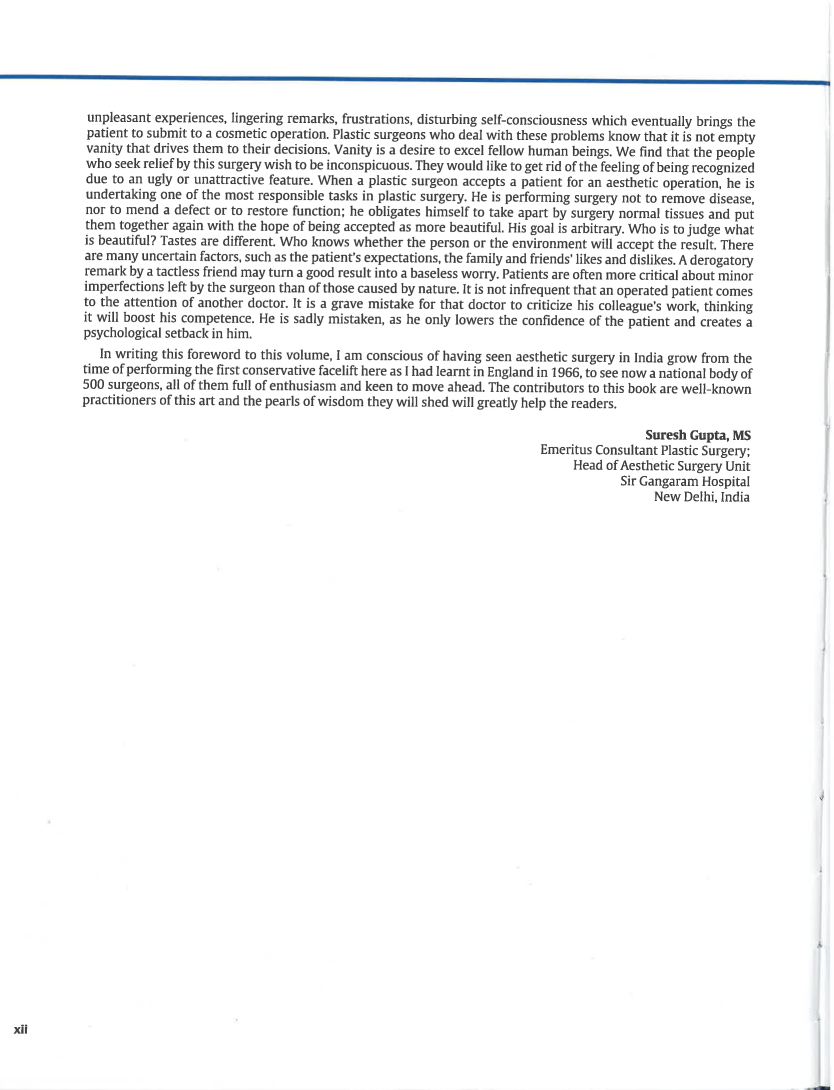
#> input picture images/page-11.png, 2502 x 3270 px, given in place of page-47.png, which was not available (shown at 1/3 size)
$ jupyter execute --allow-errors read.ipynb   (older library calls are emulated)
#> lines starting #> are read from the running program, lines starting #| are printed output that depends on the picture; after the words box and inside, x2 and y2 are one past the last pixel; in counts of white or black regions, pixels touching at a corner belong together; pictures that were not available may be replaced by others from this repository, and a replacement may not be noted
[cell 1]
import fitz
import io
from PIL import Image

[cell 2]
file = "./Textbook of Plastic, Reconstructive, and Aesthetic Surgery -- Karoon Agrawal, Kuldeep Singh, Lokesh Kumar -- VI, 2021 -- Thieme .pdf"

#> (a cell that did not finish here is left out)

#> (a cell that did not finish here is left out)

[cell 5]
import sys, fitz  # import the bindings
file = "./pdf.pdf"
#> (the rest of this cell did not finish here and is left out)

[cell 6]
import easyocr

#> (the rest of this cell did not finish here and is left out)

[cell 7]
# import the necessary packages
from sklearn.cluster import AgglomerativeClustering
from matplotlib import pyplot as plt
from pytesseract import Output
from tabulate import tabulate
import pandas as pd
import numpy as np
import pytesseract
import argparse
import imutils
import cv2

[cell 8]
def plt_imshow(title, image):
	# convert the image frame BGR to RGB color space and display it
	image = cv2.cvtColor(image, cv2.COLOR_BGR2RGB)
	plt.imshow(image)
	plt.title(title)
	plt.grid(False)
	plt.show()

[cell 9]
args = {
	"image": "images/page-47.png",
	"output": "results.csv",
	"min_conf": 0,
	"dist_thresh": 25.0,
	"min_size": 2,
}

[cell 10]
# set a seed for our random number generator
np.random.seed(42)

# load the input image and convert it to grayscale
image = cv2.imread(args["image"])
#> image is the input picture: shape (3270, 2502, 3); mean B, G, R 245.4, 245.1, 244.9
gray = cv2.cvtColor(image, cv2.COLOR_BGR2GRAY)

[cell 11]
# initialize a rectangular kernel that is ~5x wider than it is tall,
# then smooth the image using a 3x3 Gaussian blur and then apply a
# blackhat morpholigical operator to find dark regions on a light background
kernel = cv2.getStructuringElement(cv2.MORPH_RECT, (51, 11))
gray = cv2.GaussianBlur(gray, (3, 3), 0)
blackhat = cv2.morphologyEx(gray, cv2.MORPH_BLACKHAT, kernel)

# compute the Scharr gradient of the blackhat image and scale the result into the range [0, 255]
grad = cv2.Sobel(blackhat, ddepth=cv2.CV_32F, dx=1, dy=0, ksize=-1)
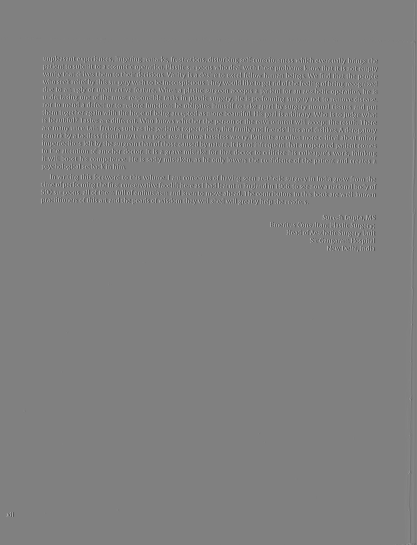
#> grad: shape (3270, 2502) float32 (shown at 1/6 size); min -2749, max 2717, mean 0; drawn with min black and max white
grad = np.absolute(grad)
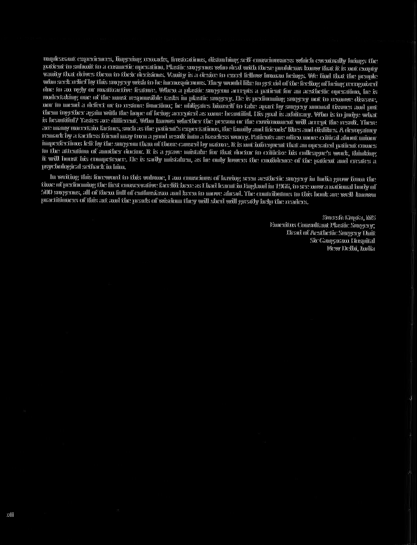
#> grad: shape (3270, 2502) float32 (shown at 1/6 size); min 0, max 2749, mean 90.8; drawn with min black and max white
(minVal, maxVal) = (np.min(grad), np.max(grad))
#> minVal = 0; maxVal = 2749
grad = (grad - minVal) / (maxVal - minVal)
grad = (grad * 255).astype("uint8")

# apply a closing operation using the rectangular kernel to close gaps in between characters,
#apply Otsu's thresholding method, and finally a dilation operation to enlarge foreground regions
grad = cv2.morphologyEx(grad, cv2.MORPH_CLOSE, kernel)
thresh = cv2.threshold(grad, 0, 255,
	cv2.THRESH_BINARY | cv2.THRESH_OTSU)[1]
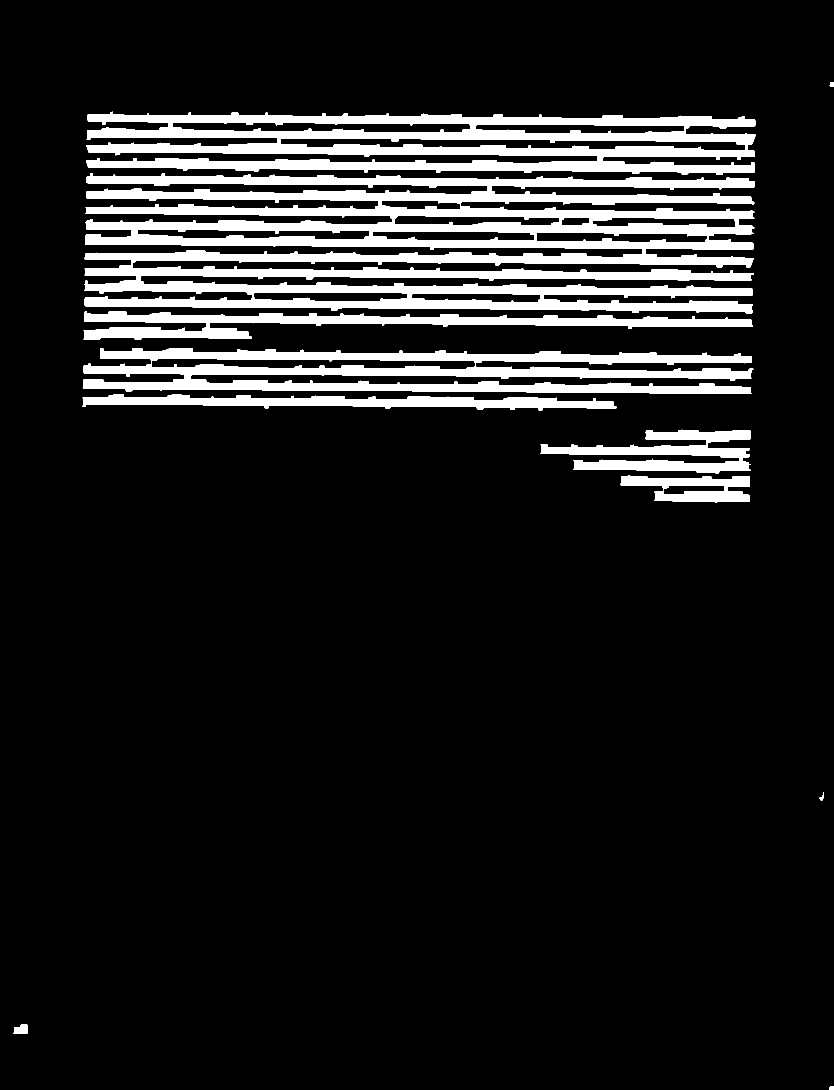
#> thresh: shape (3270, 2502) (shown at 1/3 size); 11.4% white; 11 white regions, largest, box (x1, y1, x2, y2) and area: (252, 520, 2263, 941) 431567, (258, 335, 2267, 524) 196971, (248, 1046, 2260, 1182) 142558
thresh = cv2.dilate(thresh, None, iterations=3)
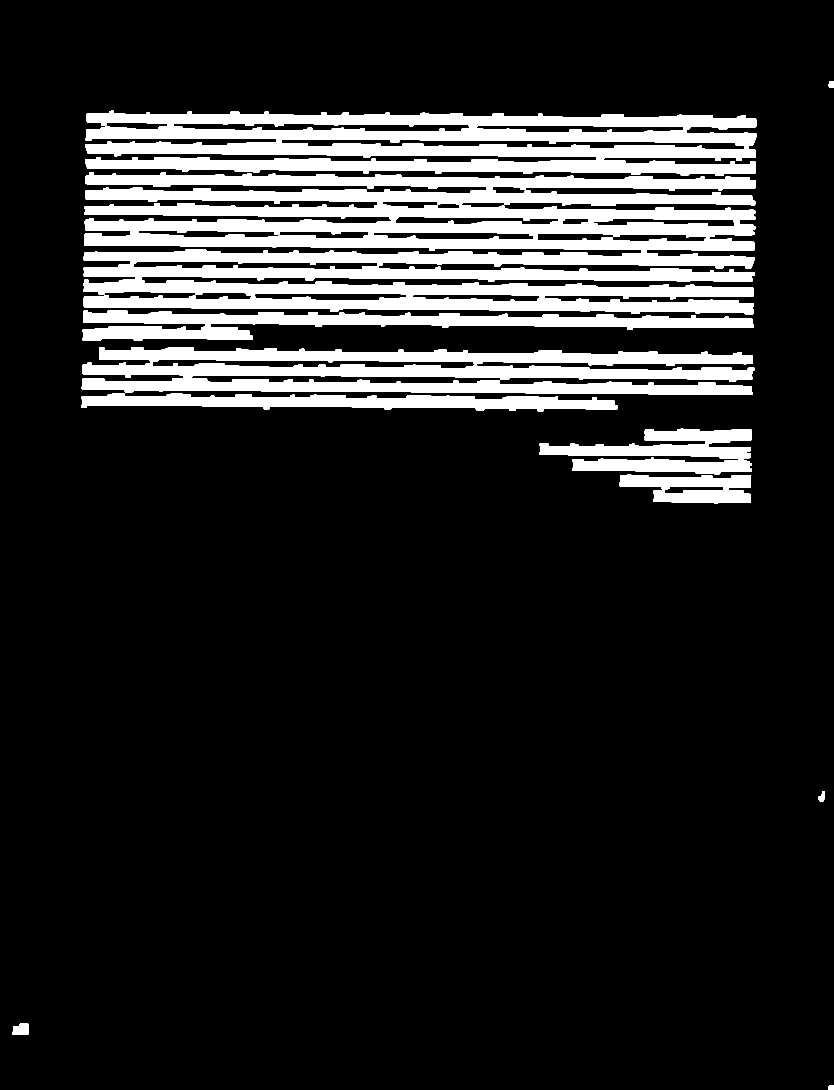
#> thresh: shape (3270, 2502) (shown at 1/3 size); 14.5% white; 11 white regions, largest, box (x1, y1, x2, y2) and area: (249, 517, 2266, 944) 549899, (255, 332, 2270, 527) 249543, (245, 1043, 2263, 1185) 181666
plt_imshow("Thresh", thresh)

[cell 12]
# find contours in the thresholded image and grab the largest one,
# which we will assume is the stats table
cnts = cv2.findContours(thresh.copy(), cv2.RETR_EXTERNAL, cv2.CHAIN_APPROX_SIMPLE)
#> cnts = 11 contours; largest, box (x1, y1, x2, y2) and area: (249, 517, 2266, 944) 592195, (255, 332, 2270, 527) 288024, (245, 1043, 2263, 1185) 191384, (248, 931, 2261, 1023) 75254, (244, 1180, 1853, 1234) 49000
cnts = imutils.grab_contours(cnts)
tableCnt = max(cnts, key=cv2.contourArea)
#> tableCnt = contour of 1857 points, box (x1, y1, x2, y2) (249, 517, 2266, 944), area 592195

# compute the bounding box coordinates of the stats table and extract
# the table from the input image
(x, y, w, h) = cv2.boundingRect(tableCnt)
#> x = 249; y = 517; w = 2017; h = 427
table = image[y:y + h, x:x + w]
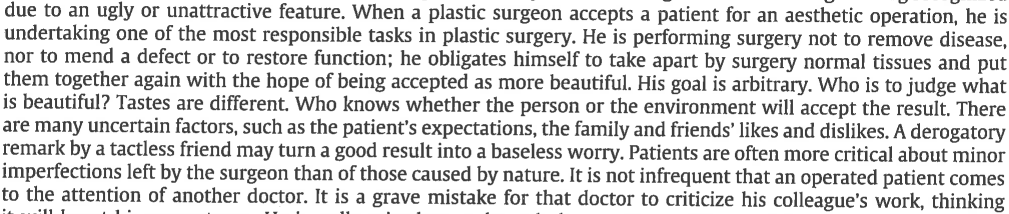
#> table: shape (427, 2017, 3) (shown at 1/2 size); min 61, max 255, mean 215.4

# show the original input image and extracted table to our screen
plt_imshow("Input", image)
plt_imshow("Table", table)

[cell 13]
# Set the PSM mode to detect sparse text, and then localize text in the table
options = "--psm 6"
#> (the rest of this cell did not finish here and is left out)

#> (a cell that did not finish here is left out)

[cell 15]
# Initialize our list of sorted clusters
sortedClusters = []

# loop over all clusters
#> (the rest of this cell did not finish here and is left out)

[cell 16]
# loop over the clusters again, this time in sorted order
for (l, _) in sortedClusters:
	# extract the indexes for the coordinates belonging to the
	# current cluster
	idxs = np.where(clustering.labels_ == l)[0]

	# extract the y-coordinates from the elements in the current
	# cluster, then sort them from top-to-bottom
	yCoords = [coords[i][1] for i in idxs]
	sortedIdxs = idxs[np.argsort(yCoords)]

	# generate a random color for the cluster
	color = np.random.randint(0, 255, size=(3,), dtype="int")
	color = [int(c) for c in color]

	# loop over the sorted indexes
	for i in sortedIdxs:
		# extract the text bounding box coordinates and draw the
		# bounding box surrounding the current element
		(x, y, w, h) = coords[i]
		cv2.rectangle(table, (x, y), (x + w, y + h), color, 2)

	# extract the OCR'd text for the current column, then construct
	# a data frame for the data where the first entry in our column
	# serves as the header
	cols = [ocrText[i].strip() for i in sortedIdxs]
	currentDF = pd.DataFrame({cols[0]: cols[1:]})

	# concatenate *original* data frame with the *current* data
	# frame (we do this to handle columns that may have a varying
	# number of rows)
	df = pd.concat([df, currentDF], axis=1)

$ run again, on images/page-12.png
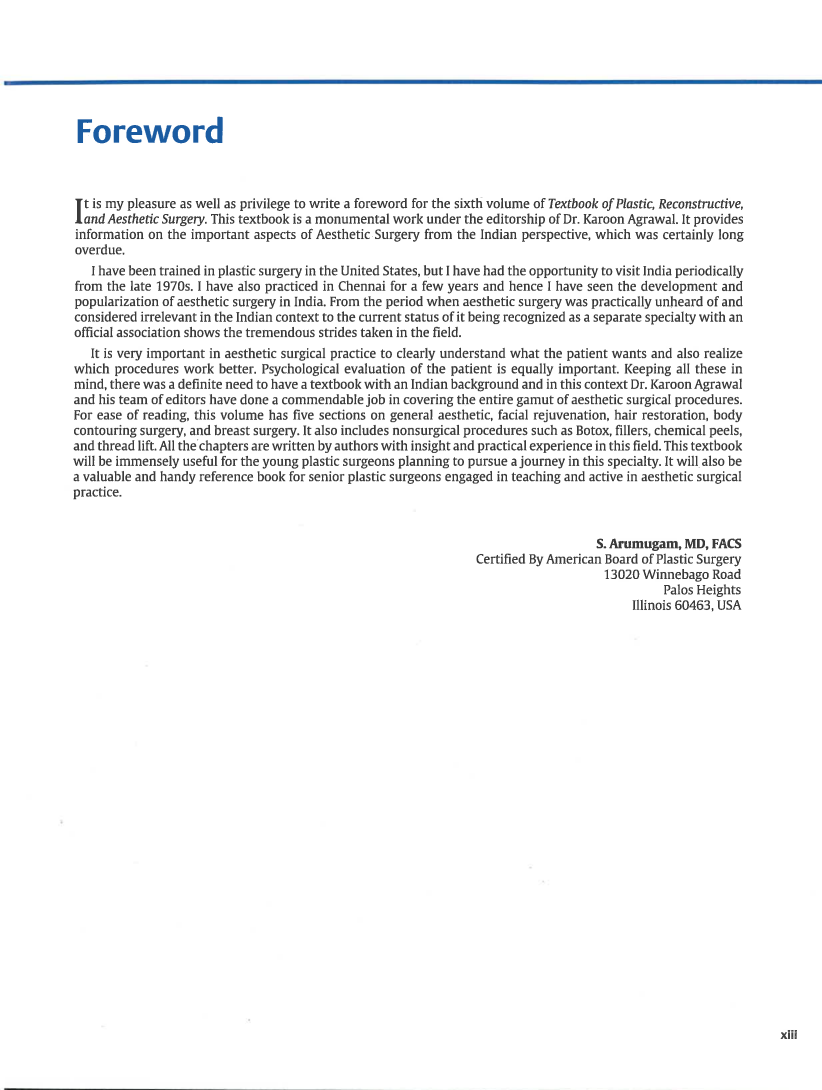
#> input picture images/page-12.png, 2464 x 3270 px, given in place of page-47.png, which was not available (shown at 1/3 size)
#> image is the input picture: shape (3270, 2464, 3); mean B, G, R 245.7, 245.3, 245
#> minVal = 0; maxVal = 2368
#> `thresh = cv2.dilate(thresh, None, iterations=3)`:
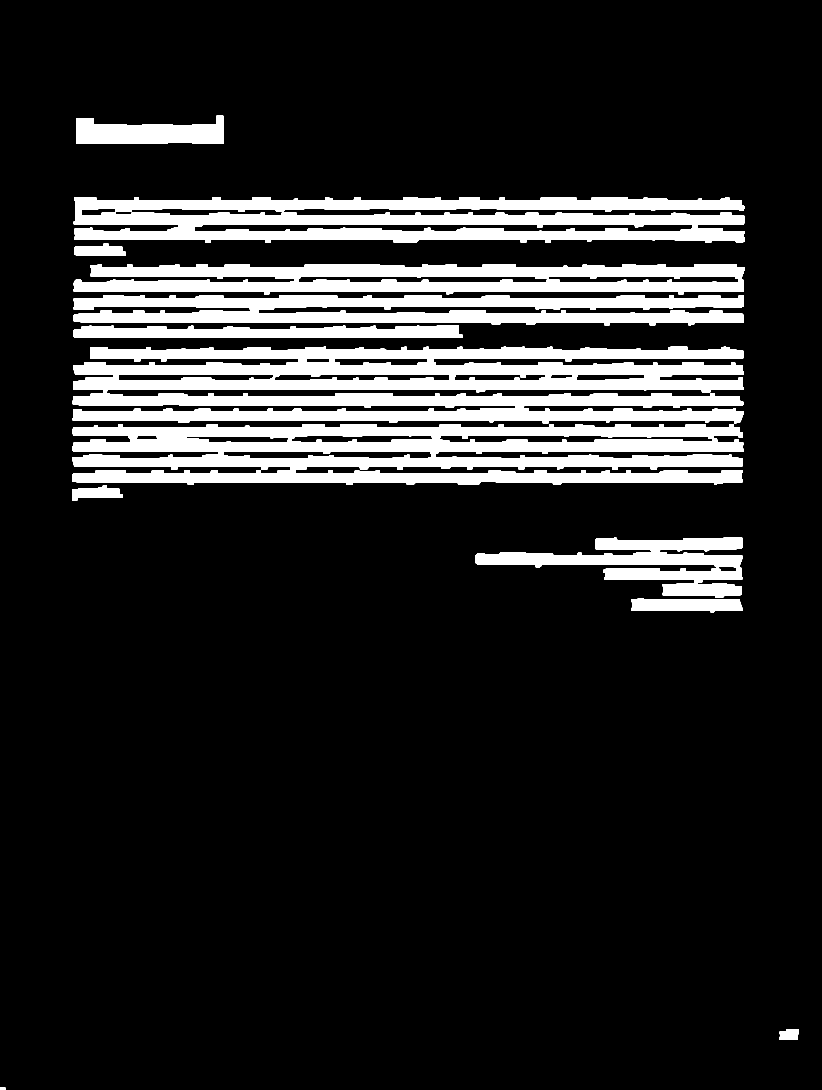
#> thresh: shape (3270, 2464) (shown at 1/3 size); 14.2% white; 13 white regions, largest, box (x1, y1, x2, y2) and area: (218, 1040, 2231, 1270) 311552, (216, 1272, 2231, 1455) 249724, (221, 591, 2235, 729) 187808
#> image: shape (3270, 2464, 3); 14.2% white; 13 white regions
#> cnts = 13 contours; largest, box (x1, y1, x2, y2) and area: (218, 1040, 2231, 1270) 330880, (216, 1272, 2231, 1455) 277066, (221, 591, 2235, 729) 206393, (221, 792, 2234, 883) 141791, (220, 885, 2232, 976) 119984
#> tableCnt = contour of 973 points, box (x1, y1, x2, y2) (218, 1040, 2231, 1270), area 330880
#> x = 218; y = 1040; w = 2013; h = 230
#> `table = image[y:y + h, x:x + w]`:
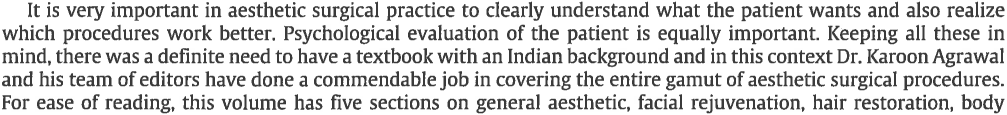
#> table: shape (230, 2013, 3) (shown at 1/2 size); min 58, max 255, mean 213.7

$ run again, on images/page-13.png
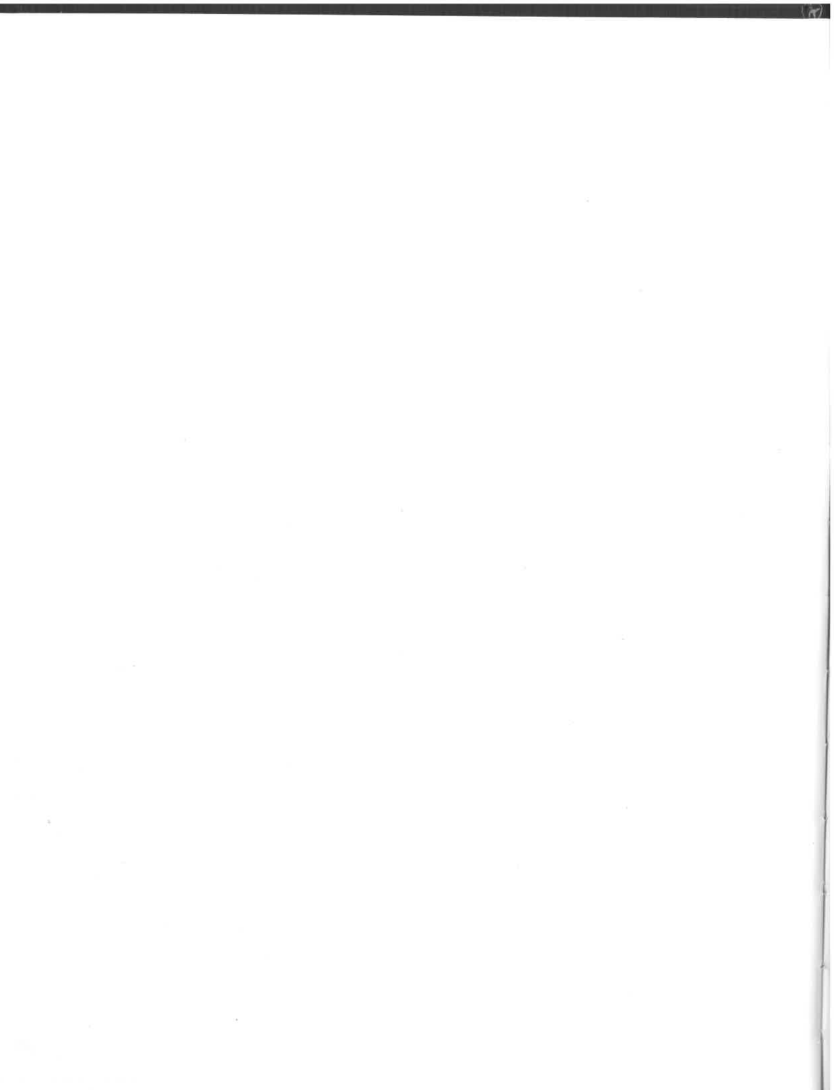
#> input picture images/page-13.png, 2502 x 3270 px, given in place of page-47.png, which was not available (shown at 1/3 size)
#> image is the input picture: shape (3270, 2502, 3); min 31, max 255, mean 252.5
#> minVal = 0; maxVal = 1568
#> `thresh = cv2.dilate(thresh, None, iterations=3)`:
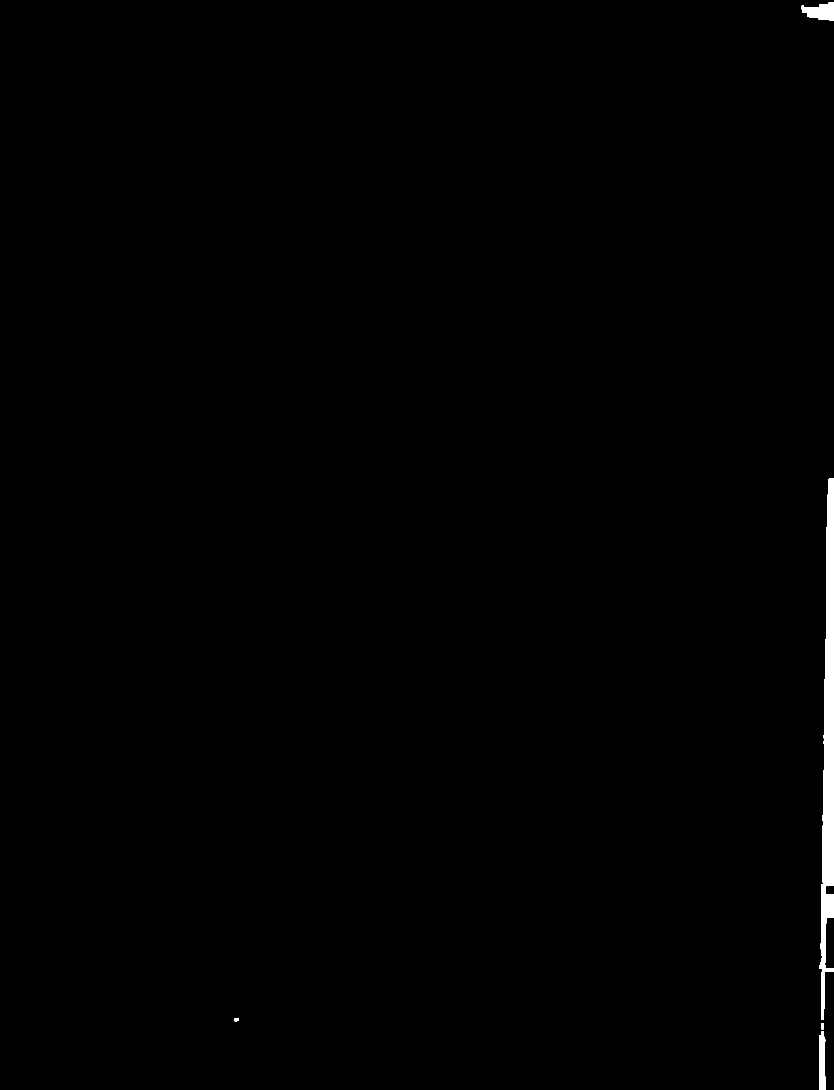
#> thresh: shape (3270, 2502) (shown at 1/3 size); 0.57% white; 5 white regions, box (x1, y1, x2, y2) and area: (2458, 1436, 2502, 3059) 40106, (2405, 7, 2502, 61) 3524, (2457, 3094, 2476, 3270) 2854, (2464, 3069, 2471, 3088) 133, (704, 3054, 717, 3064) 122
#> image: shape (3270, 2502, 3); 0.57% white; 5 white regions
#> cnts = 5 contours; box (x1, y1, x2, y2) and area: (2458, 1436, 2502, 3059) 38402, (2405, 7, 2502, 61) 3374, (2457, 3094, 2476, 3270) 2664, (2464, 3069, 2471, 3088) 108, (704, 3054, 717, 3064) 101
#> tableCnt = contour of 153 points, box (x1, y1, x2, y2) (2458, 1436, 2502, 3059), area 38402
#> x = 2458; y = 1436; w = 44; h = 1623
#> in plt_imshow (call 3), `plt.show()`:
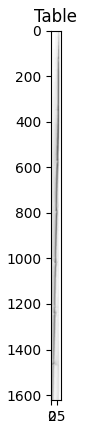
#> figure drawn by matplotlib, 1 panel
